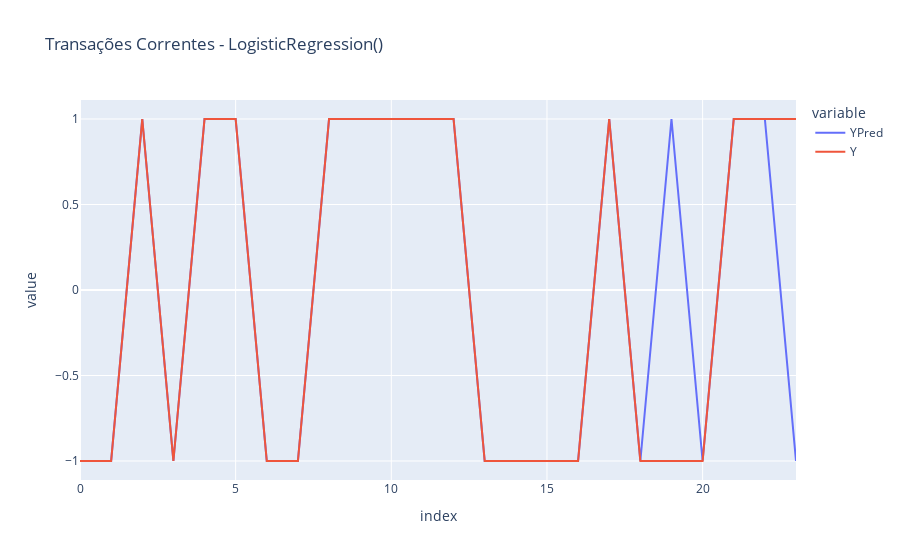
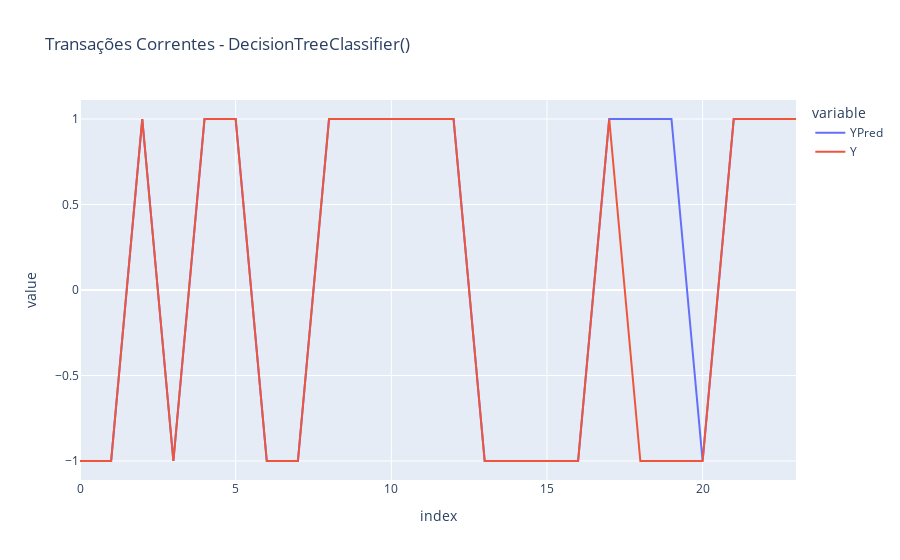
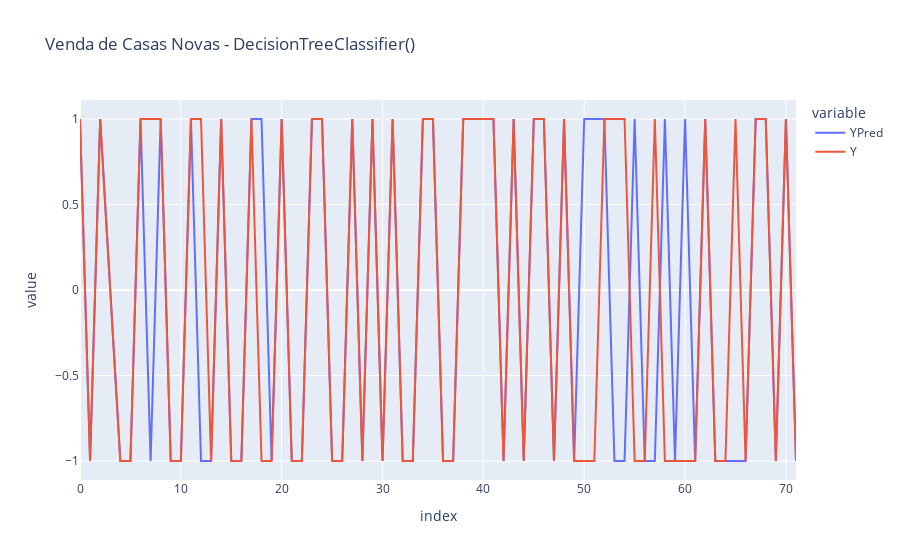
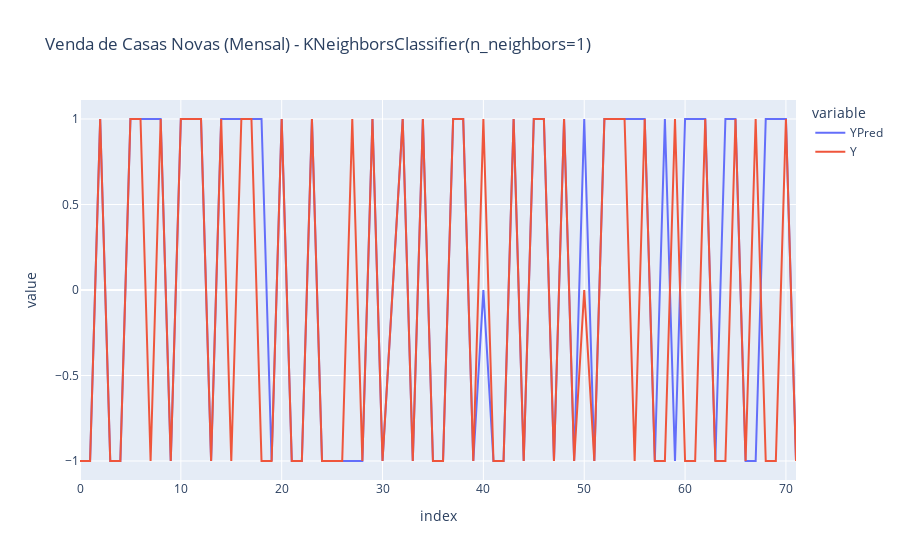

The code cell stored with these charts, in order, in its notebook:
### Code cell
from sklearn.pipeline import Pipeline
from sklearn.linear_model import LogisticRegression
from sklearn.neighbors import KNeighborsClassifier
from sklearn.tree import DecisionTreeClassifier
from sklearn.metrics import mean_squared_error
from sklearn.metrics import accuracy_score

model_list = [LogisticRegression(),DecisionTreeClassifier(),KNeighborsClassifier(n_neighbors=1)]

result_dict = {}
all_df_models = {}
dfGroupsToPredict = pd.read_csv('GroupsOrderToPredict.csv')

for possible_columns in df_groups.columns:
    events = list(df_groups[possible_columns].dropna())
    k = pd.to_datetime(pd.Timestamp.min)
    current_data = {}
    release_idx = {}
    for event in events:
        eventID = dfEventsFromTo.T[dfEventsFromTo.T['EventName']==event].index[0]
        if k not in current_data.keys():
            current_data[k] = {eventID:float('NaN')}
            release_idx[k] = {eventID:float('NaN')}
        else:
            if event not in current_data[k].keys():
                current_data[k] = current_data[k]|{eventID:float('NaN')}
                release_idx[k] = release_idx[k]|{eventID:float('NaN')}

    last_current = k
    last_release_idx = k
    default = {}
    for event in events:
        keys = dfEventsFromTo.T[dfEventsFromTo.T['EventName']==event].index[0]
        default = default|{keys:False}
        
    for idx, release in dfReleases.iterrows():
        idx = pd.to_datetime(release['ReleaseTime'])
        event = release['EventName']
        if event not in events:
            continue
        eventID = dfEventsFromTo.T[dfEventsFromTo.T['EventName']==event].index[0]
        release_idx[idx] = default.copy()|release_idx[idx] if idx in release_idx.keys() else default.copy()
        current_data[idx] = current_data[last_current]|{eventID:release['ActualValue']} if idx not in current_data.keys() else current_data[idx]|{eventID:release['ActualValue']}
        last_current = idx
        release_idx[idx][eventID]=True

    df_current_data = pd.DataFrame(current_data).T
    df_current_data = df_current_data.reset_index(drop=True)
    minimum = min(df_current_data.count())
    maximum = max(df_current_data.count())
    df_current_data = df_current_data.loc[minimum:maximum].reset_index(drop=True)
    df_release_idx = pd.DataFrame(release_idx).T
    df_release_idx = df_release_idx.reset_index(drop=True)
    df_release_idx = df_release_idx.loc[minimum:maximum].reset_index(drop=True)
    for i in range(0,len(df_groups[possible_columns])):
        label = df_groups[possible_columns][i]
        if label == None:
            continue
        label = dfEventsFromTo.T[dfEventsFromTo.T['EventName']==label].index[0]
        df = df_current_data.iloc[df_current_data[df_release_idx[label]].index].reset_index(drop=True)
        if df.empty or len(df.index) < 10:
            continue
        all_df_models[possible_columns] = df
        y = df[label]
        teste1 = teste[teste['Group']==possible_columns]
        teste2 = teste1[teste['Sequence']<teste[teste['ID']==label]['Sequence'].values[0]]
        X = df[list(teste2['ID'])]

        if len(X.columns) < 1:
            continue

        X = X.shift(1)
        X = X.fillna(0)
        X=X.reset_index(drop=True)
        y=y.reset_index(drop=True)
        X_train, X_test, y_train, y_test = train_test_split(X, y, test_size=0.3, shuffle=False)

        result_dict[label] = {
                'Group': possible_columns,
                'Features': list(X.columns),
                'y_test': list(y_test),
                'models': []
            }
        for model in model_list:
            pipe = Pipeline([
                ('regressor', model)
            ])

            pipe.fit(X_train, y_train)
            
            y_pred = pipe.predict(X_test)
            mse = mean_squared_error(y_test, y_pred)
            rmse = np.sqrt(mse)

            result = {
                'TrainScore': pipe.score(X_train, y_train),
                'TestScore': pipe.score(X_test, y_test)
            }

            if not (result['TrainScore'] > .6 and result['TestScore'] > .5):
                continue

            result_dict[label]['models'].append({
                'Name': str(model),
                'Label': label,
                'Pointer': pipe['regressor'],
                'MSE': mse,
                'RMSE': rmse,
                'y_pred': list(y_pred),
                'Score': result['TestScore'],
                'X_train': X_train,
                'X_test': X_test,
                'y_train': y_train,
                'y_test': y_test,
                'X': X,
                'y': y
            })

            dfToPlot = pd.DataFrame({
                'YPred': pipe['regressor'].predict(X),
                'Y': y,
            })

            fig = px.line(dfToPlot, x=dfToPlot.index, y=dfToPlot.columns, title=f'{dfEventsFromTo[label][0]} - {str(model)}')
            fig.show();

### Figure 1 — Plotly figure (JSON) as saved in the notebook; plotly's stock layout.template omitted (floating-point values rounded to 4 significant figures)
{"data": [{"hovertemplate": "variable=YPred<br>index=%{x}<br>value=%{y}<extra></extra>", "legendgroup": "YPred", "line": {"color": "#636efa", "dash": "solid"}, "marker": {"symbol": "circle"}, "mode": "lines", "name": "YPred", "orientation": "v", "showlegend": true, "type": "scatter", "x": [0, 1, 2, 3, 4, 5, 6, 7, 8, 9, 10, 11, 12, 13, 14, 15, 16, 17, 18, 19, 20, 21, 22, 23], "xaxis": "x", "y": [-1, -1, 1, -1, 1, 1, -1, -1, 1, 1, 1, 1, 1, -1, -1, -1, -1, 1, -1, 1, -1, 1, 1, -1], "yaxis": "y"}, {"hovertemplate": "variable=Y<br>index=%{x}<br>value=%{y}<extra></extra>", "legendgroup": "Y", "line": {"color": "#EF553B", "dash": "solid"}, "marker": {"symbol": "circle"}, "mode": "lines", "name": "Y", "orientation": "v", "showlegend": true, "type": "scatter", "x": [0, 1, 2, 3, 4, 5, 6, 7, 8, 9, 10, 11, 12, 13, 14, 15, 16, 17, 18, 19, 20, 21, 22, 23], "xaxis": "x", "y": [-1, -1, 1, -1, 1, 1, -1, -1, 1, 1, 1, 1, 1, -1, -1, -1, -1, 1, -1, -1, -1, 1, 1, 1], "yaxis": "y"}], "layout": {"legend": {"title": {"text": "variable"}, "tracegroupgap": 0}, "title": {"text": "Transações Correntes - LogisticRegression()"}, "xaxis": {"anchor": "y", "domain": [0, 1], "title": {"text": "index"}}, "yaxis": {"anchor": "x", "domain": [0, 1], "title": {"text": "value"}}}}

### Figure 2 — Plotly figure (JSON) as saved in the notebook; plotly's stock layout.template omitted (floating-point values rounded to 4 significant figures)
{"data": [{"hovertemplate": "variable=YPred<br>index=%{x}<br>value=%{y}<extra></extra>", "legendgroup": "YPred", "line": {"color": "#636efa", "dash": "solid"}, "marker": {"symbol": "circle"}, "mode": "lines", "name": "YPred", "orientation": "v", "showlegend": true, "type": "scatter", "x": [0, 1, 2, 3, 4, 5, 6, 7, 8, 9, 10, 11, 12, 13, 14, 15, 16, 17, 18, 19, 20, 21, 22, 23], "xaxis": "x", "y": [-1, -1, 1, -1, 1, 1, -1, -1, 1, 1, 1, 1, 1, -1, -1, -1, -1, 1, 1, 1, -1, 1, 1, 1], "yaxis": "y"}, {"hovertemplate": "variable=Y<br>index=%{x}<br>value=%{y}<extra></extra>", "legendgroup": "Y", "line": {"color": "#EF553B", "dash": "solid"}, "marker": {"symbol": "circle"}, "mode": "lines", "name": "Y", "orientation": "v", "showlegend": true, "type": "scatter", "x": [0, 1, 2, 3, 4, 5, 6, 7, 8, 9, 10, 11, 12, 13, 14, 15, 16, 17, 18, 19, 20, 21, 22, 23], "xaxis": "x", "y": [-1, -1, 1, -1, 1, 1, -1, -1, 1, 1, 1, 1, 1, -1, -1, -1, -1, 1, -1, -1, -1, 1, 1, 1], "yaxis": "y"}], "layout": {"legend": {"title": {"text": "variable"}, "tracegroupgap": 0}, "title": {"text": "Transações Correntes - DecisionTreeClassifier()"}, "xaxis": {"anchor": "y", "domain": [0, 1], "title": {"text": "index"}}, "yaxis": {"anchor": "x", "domain": [0, 1], "title": {"text": "value"}}}}

### Figure 3 — Plotly figure (JSON) as saved in the notebook; plotly's stock layout.template omitted (floating-point values rounded to 4 significant figures)
{"data": [{"hovertemplate": "variable=YPred<br>index=%{x}<br>value=%{y}<extra></extra>", "legendgroup": "YPred", "line": {"color": "#636efa", "dash": "solid"}, "marker": {"symbol": "circle"}, "mode": "lines", "name": "YPred", "orientation": "v", "showlegend": true, "type": "scatter", "x": [0, 1, 2, 3, 4, 5, 6, 7, 8, 9, 10, 11, 12, 13, 14, 15, 16, 17, 18, 19, 20, 21, 22, 23, 24, 25, 26, 27, 28, 29, 30, 31, 32, 33, 34, 35, 36, 37, 38, 39, 40, 41, 42, 43, 44, 45, 46, 47, 48, 49, 50, 51, 52, 53, 54, 55, 56, 57, 58, 59, 60, 61, 62, 63, 64, 65, 66, 67, 68, 69, 70, 71], "xaxis": "x", "y": [1, -1, 1, 0, -1, -1, 1, -1, 1, -1, -1, 1, -1, -1, 1, -1, -1, 1, 1, -1, 1, -1, -1, 1, 1, -1, -1, 1, -1, 1, -1, 1, -1, -1, 1, 1, -1, -1, 1, 1, 1, 1, -1, 1, -1, 1, 1, -1, 1, -1, 1, 1, 1, -1, -1, 1, -1, -1, 1, -1, 1, -1, 1, -1, -1, -1, -1, 1, 1, -1, 1, -1], "yaxis": "y"}, {"hovertemplate": "variable=Y<br>index=%{x}<br>value=%{y}<extra></extra>", "legendgroup": "Y", "line": {"color": "#EF553B", "dash": "solid"}, "marker": {"symbol": "circle"}, "mode": "lines", "name": "Y", "orientation": "v", "showlegend": true, "type": "scatter", "x": [0, 1, 2, 3, 4, 5, 6, 7, 8, 9, 10, 11, 12, 13, 14, 15, 16, 17, 18, 19, 20, 21, 22, 23, 24, 25, 26, 27, 28, 29, 30, 31, 32, 33, 34, 35, 36, 37, 38, 39, 40, 41, 42, 43, 44, 45, 46, 47, 48, 49, 50, 51, 52, 53, 54, 55, 56, 57, 58, 59, 60, 61, 62, 63, 64, 65, 66, 67, 68, 69, 70, 71], "xaxis": "x", "y": [1, -1, 1, 0, -1, -1, 1, 1, 1, -1, -1, 1, 1, -1, 1, -1, -1, 1, -1, -1, 1, -1, -1, 1, 1, -1, -1, 1, -1, 1, -1, 1, -1, -1, 1, 1, -1, -1, 1, 1, 1, 1, -1, 1, -1, 1, 1, -1, 1, -1, -1, -1, 1, 1, 1, -1, -1, 1, -1, -1, -1, -1, 1, -1, -1, 1, -1, 1, 1, -1, 1, -1], "yaxis": "y"}], "layout": {"legend": {"title": {"text": "variable"}, "tracegroupgap": 0}, "title": {"text": "Venda de Casas Novas - DecisionTreeClassifier()"}, "xaxis": {"anchor": "y", "domain": [0, 1], "title": {"text": "index"}}, "yaxis": {"anchor": "x", "domain": [0, 1], "title": {"text": "value"}}}}

### Figure 4 — Plotly figure (JSON) as saved in the notebook; plotly's stock layout.template omitted (floating-point values rounded to 4 significant figures)
{"data": [{"hovertemplate": "variable=YPred<br>index=%{x}<br>value=%{y}<extra></extra>", "legendgroup": "YPred", "line": {"color": "#636efa", "dash": "solid"}, "marker": {"symbol": "circle"}, "mode": "lines", "name": "YPred", "orientation": "v", "showlegend": true, "type": "scatter", "x": [0, 1, 2, 3, 4, 5, 6, 7, 8, 9, 10, 11, 12, 13, 14, 15, 16, 17, 18, 19, 20, 21, 22, 23, 24, 25, 26, 27, 28, 29, 30, 31, 32, 33, 34, 35, 36, 37, 38, 39, 40, 41, 42, 43, 44, 45, 46, 47, 48, 49, 50, 51, 52, 53, 54, 55, 56, 57, 58, 59, 60, 61, 62, 63, 64, 65, 66, 67, 68, 69, 70, 71], "xaxis": "x", "y": [-1, -1, 1, -1, -1, 1, 1, 1, 1, -1, 1, 1, 1, -1, 1, 1, 1, 1, 1, -1, 1, -1, -1, 1, -1, -1, -1, -1, -1, 1, -1, 0, 1, -1, 1, -1, -1, 1, 1, -1, 0, -1, -1, 1, -1, 1, 1, -1, 1, -1, 1, -1, 1, 1, 1, 1, 1, -1, 1, -1, 1, 1, 1, -1, 1, 1, -1, -1, 1, 1, 1, -1], "yaxis": "y"}, {"hovertemplate": "variable=Y<br>index=%{x}<br>value=%{y}<extra></extra>", "legendgroup": "Y", "line": {"color": "#EF553B", "dash": "solid"}, "marker": {"symbol": "circle"}, "mode": "lines", "name": "Y", "orientation": "v", "showlegend": true, "type": "scatter", "x": [0, 1, 2, 3, 4, 5, 6, 7, 8, 9, 10, 11, 12, 13, 14, 15, 16, 17, 18, 19, 20, 21, 22, 23, 24, 25, 26, 27, 28, 29, 30, 31, 32, 33, 34, 35, 36, 37, 38, 39, 40, 41, 42, 43, 44, 45, 46, 47, 48, 49, 50, 51, 52, 53, 54, 55, 56, 57, 58, 59, 60, 61, 62, 63, 64, 65, 66, 67, 68, 69, 70, 71], "xaxis": "x", "y": [-1, -1, 1, -1, -1, 1, 1, -1, 1, -1, 1, 1, 1, -1, 1, -1, 1, 1, -1, -1, 1, -1, -1, 1, -1, -1, -1, 1, -1, 1, -1, 0, 1, -1, 1, -1, -1, 1, 1, -1, 1, -1, -1, 1, -1, 1, 1, -1, 1, -1, 0, -1, 1, 1, 1, -1, 1, -1, -1, 1, -1, -1, 1, -1, -1, 1, -1, 1, -1, -1, 1, -1], "yaxis": "y"}], "layout": {"legend": {"title": {"text": "variable"}, "tracegroupgap": 0}, "title": {"text": "Venda de Casas Novas (Mensal) - KNeighborsClassifier(n_neighbors=1)"}, "xaxis": {"anchor": "y", "domain": [0, 1], "title": {"text": "index"}}, "yaxis": {"anchor": "x", "domain": [0, 1], "title": {"text": "value"}}}}
